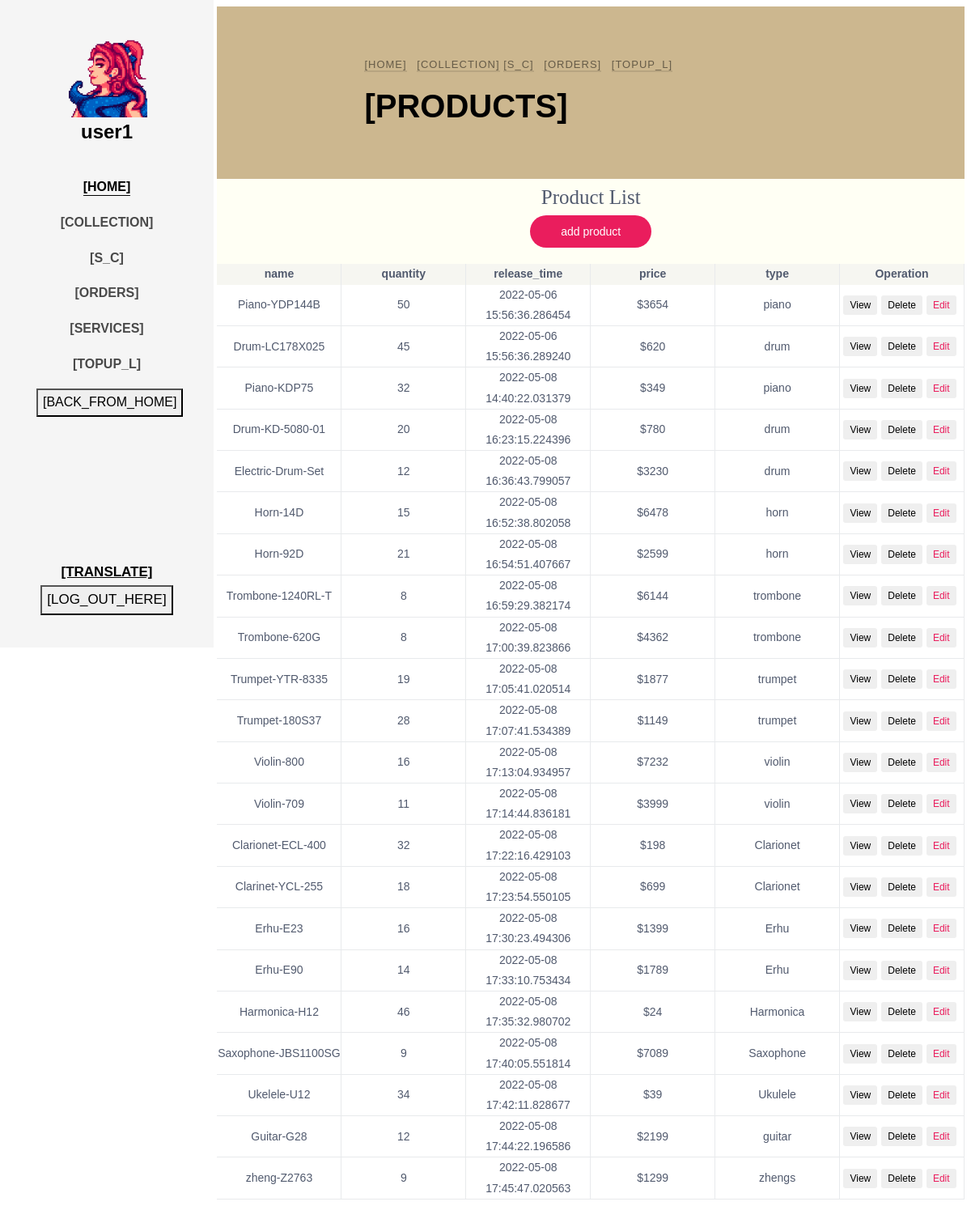
/productList (signed in), run on the app's committed database.
### app/models.py (models this page shows, shortened)
class User(db.Model):
    __tablename__ = "user"
    __table_args__ = {'extend_existing': True}
    id = db.Column(db.Integer, primary_key=True)
    user_name = db.Column(db.String(32), unique=True, nullable=False)
    password_hash = db.Column(db.String(64), nullable=False)
    email = db.Column(db.String(64), nullable=False)
    register_time = db.Column(db.DateTime, default=datetime.now)
    gender = db.Column(db.String(10), nullable=True)
    icon = db.Column(db.String(128), default='default.jpeg')
    introduction = db.Column(db.String(64), nullable=True)
    authority = db.Column(db.Integer, default=0, nullable=False)
    money = db.Column(db.Integer, default=0, nullable=False)
    new_time = db.Column(db.DateTime, nullable=True)
    count = db.Column(db.Integer, default=0)
    situation = db.Column(db.Boolean, nullable=True)
    messages = db.relationship('Mess', back_populates='author', cascade='all')
    ban = db.Column(db.Boolean, default=False)

class Commodity(db.Model):
    __tablename__ = "commodity"
    __table_args__ = {'extend_existing': True}
    id = db.Column(db.Integer, primary_key=True, autoincrement=True)
    commodity_name = db.Column(db.String(32), nullable=False)
    name_zh = db.Column(db.String(32), nullable=False)
    release_time = db.Column(db.DateTime, default=datetime.now)
    cargo_quantity = db.Column(db.Integer, nullable=False)
    pic_path1 = db.Column(db.String(64), nullable=True)
    pic_path2 = db.Column(db.String(64), nullable=True)
    pic_path3 = db.Column(db.String(64), nullable=True)
    price = db.Column(db.Integer, nullable=False)
    introduction = db.Column(db.String(64), nullable=True)
    intro_zh = db.Column(db.String(64), nullable=True)
    type = db.Column(db.String(32), nullable=False)
    collect_num = db.Column(db.Integer, default=0)
    is_collect = db.Column(db.Boolean, default=False, nullable=False)
    is_delete = db.Column(db.Boolean, default=False, nullable=False)

### app/routes.py (the view)
@app.route('/productList')
def productList():
    user = User.query.filter(User.user_name == session.get('USERNAME')).first()
    user_icon = setIcon()
    authority = session.get('authority')
    products = Commodity.query.all()
    allproducts = get_product(products)
    return render_template('productList.html', authority=authority, user=user, commodities=allproducts, icon=user_icon,
                           islogin=islogined(),
                           )

### app/templates/productList.html (shortened to what this page needs)
<!DOCTYPE html>
<html lang="en">
<head>
    <link rel="stylesheet" href="../static/css/open-iconic-bootstrap.min.css">
    <link rel="stylesheet" href="../static/css/animate.css">
    <link rel="stylesheet" href="../static/css/owl.carousel.min.css">
    <link rel="stylesheet" href="../static/css/owl.theme.default.min.css">
    <link rel="stylesheet" href="../static/css/magnific-popup.css">
    <link rel="stylesheet" href="../static/css/aos.css">
    <link rel="stylesheet" href="../static/css/ionicons.min.css">
    <link rel="stylesheet" href="../static/css/bootstrap-datepicker.css">
    <link rel="stylesheet" href="../static/css/jquery.timepicker.css">
    <link rel="stylesheet" href="../static/css/flaticon.css">
    <link rel="stylesheet" href="../static/css/icomoon.css">
    <link rel="stylesheet" href="../static/css/style-per.css">
    <link rel="stylesheet" href="../static/css/list.css" type="text/css">
</head>
<body>
<div id="colorlib-page">
    <aside id="colorlib-aside" role="complementary" class="js-fullheight text-center">
        <h1 id="colorlib-logo"><a href="/home">
                <span>
                    {% if icon == "NULL" %}
                        <img src='{{ avatars.default(size='l') }}' alt="" width=100 height=100>
                    {% else %}
                        <img src='{{ icon }}' alt="" width=100 height=100>
                    {% endif %}
                </span><br>{{ user.user_name }}</a>
        </h1>
        <nav id="colorlib-main-menu" role="navigation">
            <ul>
                <li class="colorlib-active"><a href="/home " class="i18n" contrastName="HOME">Home</a></li>
                {% if authority != 1 %}
                    <li><a href="/collection" class="i18n" contrastName="COLLECTION">Collection</a></li>
                    <li><a href="/ShoppingCart" class="i18n" contrastName="S_C">Shopping Cart</a></li>
                    <li><a href="/Orders" class="i18n" contrastName="ORDERS">Orders</a></li>
                {% endif %}
                <li><a href="/contact" class="i18n" contrastName="SERVICES">Services</a></li>
                <li><a href="/CheckTopup" class="i18n" contrastName="TOPUP_L">Top up List</a></li>
                <li>
                    <button onclick="location.href='/main_page'" class="i18n" contrastName="BACK_FROM_HOME">Come back to
                    </button>
                </li>
            </ul>
        </nav>
        <div class="colorlib-footer">
            <button onclick="execI18n()" class="i18n translate_button" contrastName="TRANSLATE">
            </button>
            <div class="d-flex justify-content-center">
                <form action="#" class="colorlib-subscribe-form">
                    <div class="form-group d-flex">
                        <button onclick="clickToLogout();" class="i18n" contrastName="LOG_OUT_HERE">Log out at here
                        </button>
                    </div>
                </form>
            </div>
        </div>
    </aside>
    <div id="colorlib-main">
        <section class="ftco-section ftco-bread">
            <div class="container">
                <div class="row no-gutters slider-text justify-content-center align-items-center">
                    <div class="col-md-8 ftco-animate">
                        <p class="breadcrumbs"><span class="mr-2"><a href="/home" class="i18n"
                                                                     contrastName="HOME">Home</a></span>
                            {% if authority != 1 %}
                                <span class="i18n"><a href="/collection" contrastName="COLLECTION"
                                                      class="i18n">Collection</a></span>
                                <span class="mr-2"><a href="/ShoppingCart" class="i18n"
                                                      contrastName="S_C">Shopping Cart</a></span>
                                <span class="mr-2"><a href="/Orders" class="i18n"
                                                      contrastName="ORDERS">Orders</a></span>
                            {% endif %}
                            <span class="mr-2"><a href="/CheckTopup" class="i18n" contrastName="TOPUP_L">Top up list</a></span>
                        </p>
                        <h1 class="bread i18n" contrastName="PRODUCTS">Products </h1>
                    </div>
                </div>
            </div>
        </section>
        <div class="ivu-table ivu-table-default ivu-table-border"
             style="background-color: rgba(255,255,240,0.7);text-align: center">
            <span style="font-size: 25px;font-family: fantasy;">Product List</span>
            <br>
            <button class="search-btn" type="button" style="margin-bottom: 20px" onclick="location.href='/newProduct'"
                    contrastName="ADD_PRODUCT">add
                product
            </button>
            <div class="ivu-table-header">
                <table cellspacing="0" cellpadding="0" border="0" style="width: 600px;">
                    <thead>
                    <tr>
                        <th class="ivu-table-column-sPsr1K">
                            <div class="ivu-table-cell"><span class="">name</span></div>
                        </th>
                        <th class="ivu-table-column-0Ty1Sa">
                            <div class="ivu-table-cell"><span class="">quantity</span></div>
                        </th>
                        <th class="ivu-table-column-HpbwFs">
                            <div class="ivu-table-cell"><span class="">release_time</span></div>
                        </th>
                        <th class="ivu-table-column-BsnJUZ">
                            <div class="ivu-table-cell"><span class="">price</span></div>
                        </th>
                        <th class="ivu-table-column-HpbwFs">
                            <div class="ivu-table-cell"><span class="">type</span></div>
                        </th>
                        <th class="ivu-table-column-KCCxfC ivu-table-column-center ivu-table-hidden">
                            <div class="ivu-table-cell ivu-table-hidden"><span class="">Operation</span></div>
                        </th>
                    </tr>
                    </thead>
                </table>
            </div>
            <div class="ivu-table-body" style="">
                <table cellspacing="0" cellpadding="0" border="0" style="width: 600px;">
                    <tbody class="ivu-table-tbody">
                    {% for c in commodities %}
                        <tr draggable="false" class="ivu-table-row">
                            <td class="ivu-table-column">
                                <div class="ivu-table-cell">
                                    <div class="ivu-table-cell-tooltip ivu-tooltip">
                                        <div class="ivu-tooltip-rel">
                                                <span class="ivu-table-cell-tooltip-content">{{ c.name }}
                                                </span>
                                        </div>
                                    </div>
                                </div>
                            </td>
                            <td class="ivu-table-column">
                                <div class="ivu-table-cell">
                                    <div class="ivu-table-cell-tooltip ivu-tooltip">
                                        <div class="ivu-tooltip-rel">
                                                <span class="ivu-table-cell-tooltip-content">{{ c.quantity }}
                                                </span>
                                        </div>
                                    </div>
                                </div>
                            </td>
                            <td class="ivu-table-column">
                                <div class="ivu-table-cell">
                                    <div class="ivu-table-cell-tooltip ivu-tooltip">
                                        <div class="ivu-tooltip-rel">
                                                <span class="ivu-table-cell-tooltip-content">{{ c.time }}
                                                </span>
                                        </div>
                                    </div>
                                </div>
                            </td>
                            <td class="ivu-table-column">
                                <div class="ivu-table-cell">
                                    <div class="ivu-table-cell-tooltip ivu-tooltip">
                                        <div class="ivu-tooltip-rel">
                                                <span class="ivu-table-cell-tooltip-content">${{ c.price }}
                                                </span>
                                        </div>
                                    </div>
                                </div>
                            </td>
                            <td class="ivu-table-column">
                                <div class="ivu-table-cell">
                                    <div class="ivu-table-cell-tooltip ivu-tooltip">
                                        <div class="ivu-tooltip-rel">
                                                <span class="ivu-table-cell-tooltip-content">{{ c.type }}
                                                </span>
                                        </div>
                                    </div>
                                </div>
                            </td>
                            <td class="ivu-table-column">
                                <div class="ivu-table-cell ivu-table-hidden">
                                    <div style="display: flex; justify-content: center;">
                                        <button type="button" class="ivu-btn ivu-btn-info ivu-btn-small ivu-btn-ghost"
                                                style="margin-right: 5px; display: block;">
                                            <a href="single/{{ c.id }}">View</a>
                                        </button>
                                        {% if c.delete == 0 %}
                                            <button type="button"
                                                    class="ivu-btn ivu-btn-info ivu-btn-small ivu-btn-ghost"
                                                    style="margin-right: 5px; display: block;">
                                                <a href="/single_delete/{{ c.id }}">Delete</a>
                                            </button>
                                        {% else %}
                                            <button type="button"
                                                    class="ivu-btn ivu-btn-info ivu-btn-small ivu-btn-ghost"
                                                    style="margin-right: 5px; display: block;">
                                                <a href="/single_delete/{{ c.id }}">Recover</a>
                                            </button>
                                        {% endif %}
                                        <button type="button" class="ivu-btn ivu-btn-info ivu-btn-small ivu-btn-ghost"
                                                style="margin-right: 5px; display: block;"
                                                onclick="location.href='/modify_commodity/{{ c.id }}'">
                                            <span>Edit</span>
                                        </button>
                                    </div>
                                </div>
                            </td>
                        </tr>
                    {% endfor %}
                    </tbody>
                </table>
            </div>
        </div>
    </div>
</div>
</body>
</html>

### data on the page
User: user_name "user1"
Commodity: name "Piano-YDP144B", quantity "50", time "2022-05-06 15:56:36.286454", price "3654", type "piano"
Commodity: name "Drum-LC178X025", quantity "45", time "2022-05-06 15:56:36.289240", price "620", type "drum"
Commodity: name "Piano-KDP75", quantity "32", time "2022-05-08 14:40:22.031379", price "349", type "piano"
Commodity: name "Drum-KD-5080-01", quantity "20", time "2022-05-08 16:23:15.224396", price "780", type "drum"
Commodity: name "Electric-Drum-Set", quantity "12", time "2022-05-08 16:36:43.799057", price "3230", type "drum"
Commodity: name "Horn-14D", quantity "15", time "2022-05-08 16:52:38.802058", price "6478", type "horn"
Commodity: name "Horn-92D", quantity "21", time "2022-05-08 16:54:51.407667", price "2599", type "horn"
Commodity: name "Trombone-1240RL-T", quantity "8", time "2022-05-08 16:59:29.382174", price "6144", type "trombone"
Commodity: name "Trombone-620G", quantity "8", time "2022-05-08 17:00:39.823866", price "4362", type "trombone"
Commodity: name "Trumpet-YTR-8335", quantity "19", time "2022-05-08 17:05:41.020514", price "1877", type "trumpet"
Commodity: name "Trumpet-180S37", quantity "28", time "2022-05-08 17:07:41.534389", price "1149", type "trumpet"
Commodity: name "Violin-800", quantity "16", time "2022-05-08 17:13:04.934957", price "7232", type "violin"
Commodity: name "Violin-709", quantity "11", time "2022-05-08 17:14:44.836181", price "3999", type "violin"
Commodity: name "Clarionet-ECL-400", quantity "32", time "2022-05-08 17:22:16.429103", price "198", type "Clarionet"
Commodity: name "Clarinet-YCL-255", quantity "18", time "2022-05-08 17:23:54.550105", price "699", type "Clarionet"
Commodity: name "Erhu-E23", quantity "16", time "2022-05-08 17:30:23.494306", price "1399", type "Erhu"
Commodity: name "Erhu-E90", quantity "14", time "2022-05-08 17:33:10.753434", price "1789", type "Erhu"
Commodity: name "Harmonica-H12", quantity "46", time "2022-05-08 17:35:32.980702", price "24", type "Harmonica"
Commodity: name "Saxophone-JBS1100SG", quantity "9", time "2022-05-08 17:40:05.551814", price "7089", type "Saxophone"
Commodity: name "Ukelele-U12", quantity "34", time "2022-05-08 17:42:11.828677", price "39", type "Ukulele"
Commodity: name "Guitar-G28", quantity "12", time "2022-05-08 17:44:22.196586", price "2199", type "guitar"
Commodity: name "zheng-Z2763", quantity "9", time "2022-05-08 17:45:47.020563", price "1299", type "zhengs"
